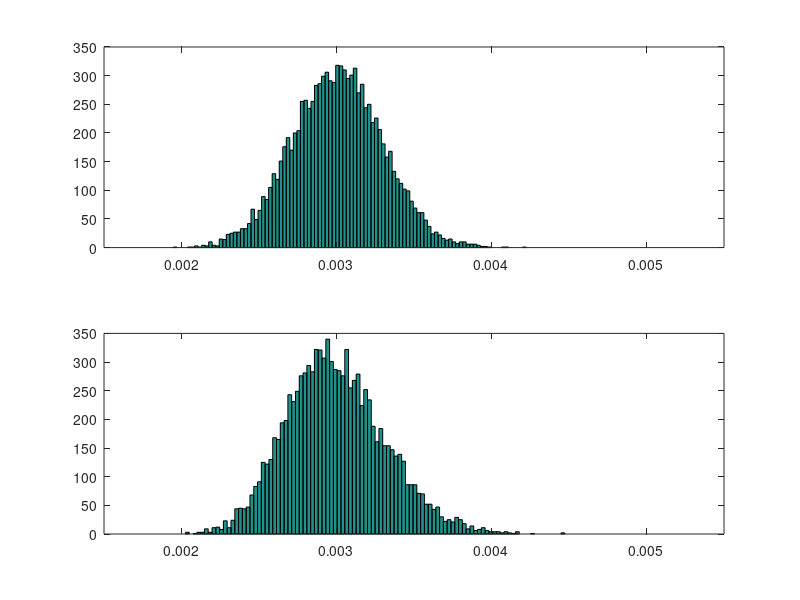

Write the MATLAB code that produced this figure.
close all
clear all
clc

norm_mu = 0.003;
norm_sig = 0.00029;

r = norm_sig.*randn(10000,1) + norm_mu;

figure
subplot(2,1,1)
hist(r,100)
xlim([1.5e-3 5.5e-3]); 

lognorm_mu = 0.003;
lognorm_sig = .0000001;
mu = log((lognorm_mu^2)/sqrt(lognorm_sig+lognorm_mu^2));
sigma = sqrt(log(lognorm_sig/(lognorm_mu^2)+1));

X = lognrnd(mu,sigma,1,10000)

subplot(2,1,2)
hist(X,100)
xlim([1.5e-3 5.5e-3]); 